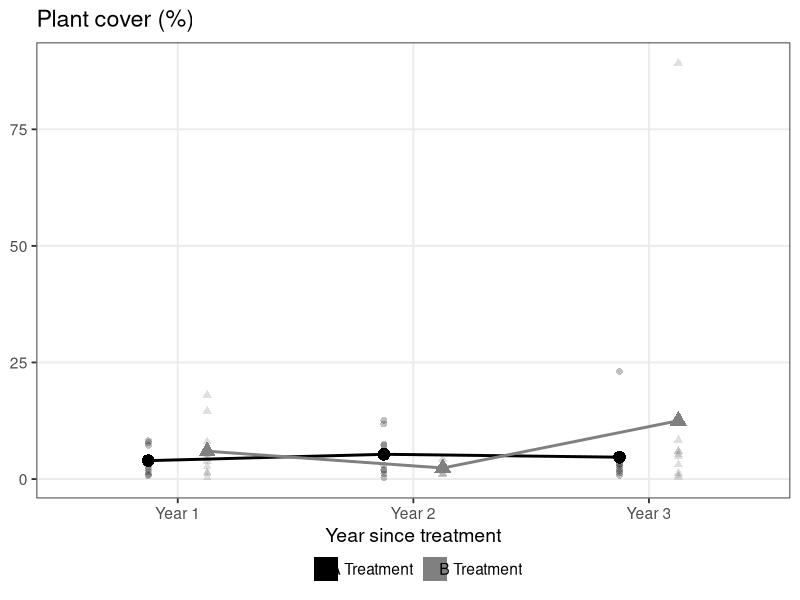
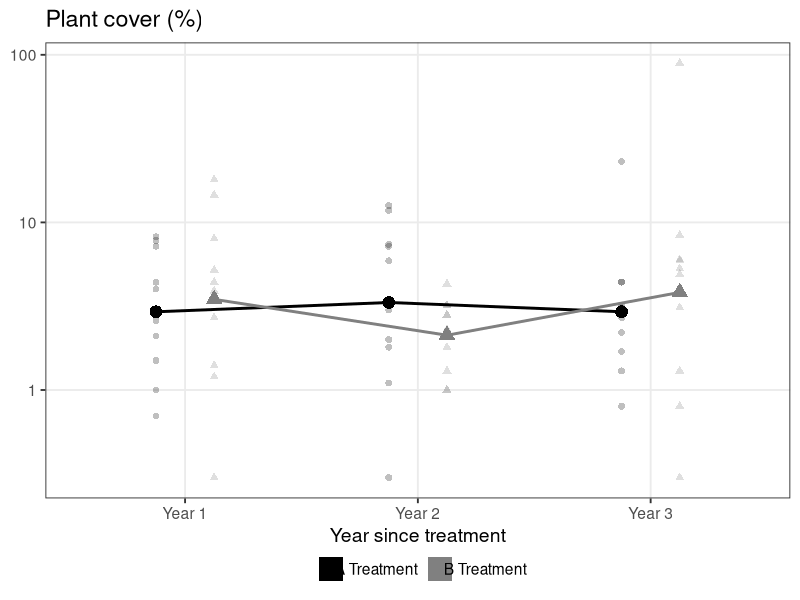
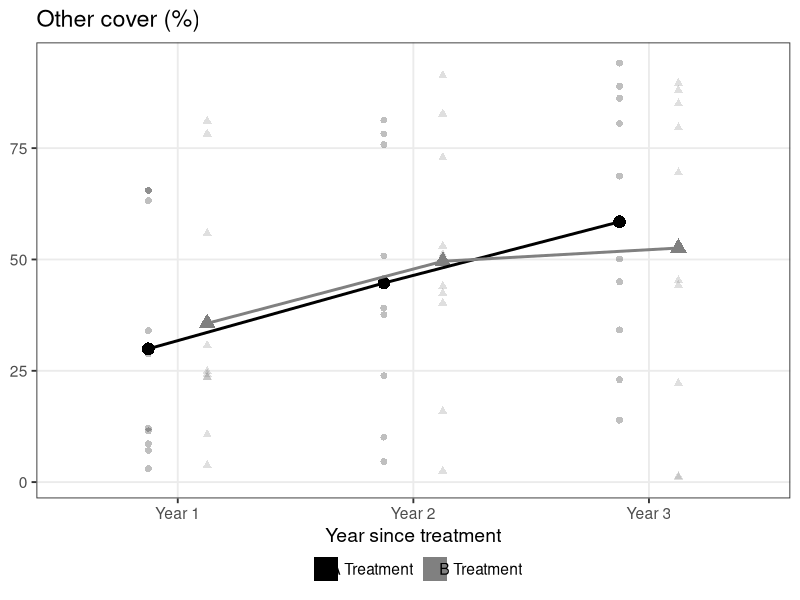
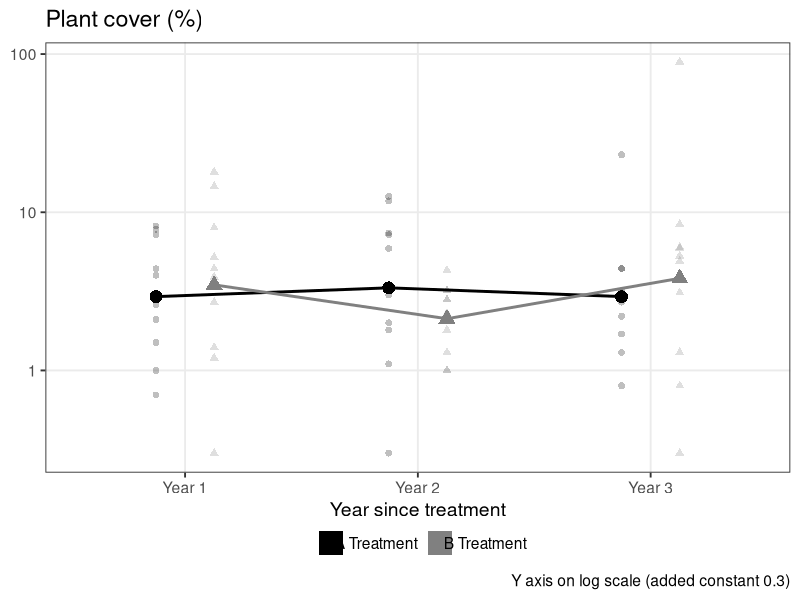
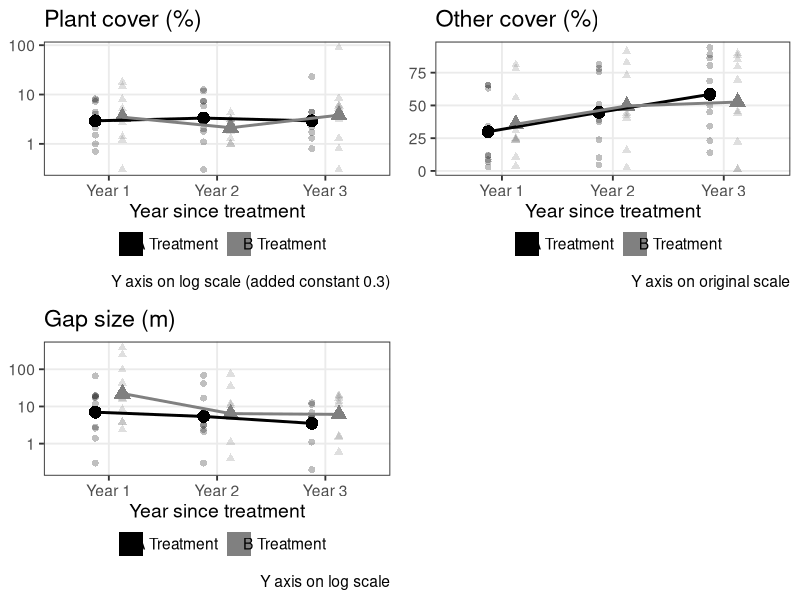

R code for these plots, in order:
library(ggplot2) # v. 3.2.1
library(purrr) # v. 0.3.2

dat = structure(list(cov_plant = c(3.7, 1.8, 7.5, 0.4, 7.9, 1.2, 0.7, 
2.3, 6.9, 4.1, 17.7, 2.4, 0.9, 14.3, 4.9, 0, 4.1, 3.6, 1.1, 7.7, 
0, 1.5, 1.7, 11.5, 0.8, 12.3, 7.1, 6.9, 5.6, 2.7, 1, 2.5, 2, 
0.7, 0.7, 2.9, 4, 2.5, 2.9, 1.5, 0.5, 22.8, 2.8, 1.4, 1, 2.9, 
2.4, 4.1, 4.1, 1.9, 2.8, 5, 5.7, 5.6, 0, 4.6, 8.1, 0.5, 88.9, 
1), cov_oth = c(11.5, 63.2, 34, 65.5, 28.8, 8.6, 7.1, 65.5, 12.1, 
3, 23.6, 3.8, 24.9, 55.9, 24.2, 78.2, 81.1, 10.7, 30.7, 23.5, 
10.1, 4.6, 45.7, 37.6, 81.3, 39.1, 50.8, 75.8, 78.2, 23.9, 53, 
51.1, 2.5, 40.2, 15.9, 91.3, 44, 72.9, 82.7, 42.4, 94.1, 23, 
86.2, 50.1, 88.9, 80.5, 34.2, 68.7, 45, 13.9, 44.2, 85, 79.6, 
1, 45.3, 69.5, 89.6, 22.2, 1.3, 88), gap = c(2.8, 11.8, 0.3, 
17.2, 18.3, 1.4, 19.6, 19.4, 2.6, 66.3, 97.1, 17, 381.5, 15.7, 
8.3, 2.4, 3.8, 3.8, 246.6, 43.2, 16.7, 6.6, 3.1, 2.4, 3.2, 4.3, 
0.3, 2.1, 41.7, 68.9, 5.1, 5.7, 0.4, 35.5, 1.1, 10.8, 5, 11.8, 
75.5, 5.4, 12.6, 5.2, 11.4, 6.8, 5.3, 1.1, 3.2, 2.9, 5.2, 0.2, 
1.5, 0.6, 7.4, 18.6, 11.7, 1.6, 13.7, 7.1, 19.9, 16.8), year = structure(c(1L, 
1L, 1L, 1L, 1L, 1L, 1L, 1L, 1L, 1L, 1L, 1L, 1L, 1L, 1L, 1L, 1L, 
1L, 1L, 1L, 2L, 2L, 2L, 2L, 2L, 2L, 2L, 2L, 2L, 2L, 2L, 2L, 2L, 
2L, 2L, 2L, 2L, 2L, 2L, 2L, 3L, 3L, 3L, 3L, 3L, 3L, 3L, 3L, 3L, 
3L, 3L, 3L, 3L, 3L, 3L, 3L, 3L, 3L, 3L, 3L), .Label = c("Year 1", 
"Year 2", "Year 3"), class = "factor"), trt = structure(c(1L, 
1L, 1L, 1L, 1L, 1L, 1L, 1L, 1L, 1L, 2L, 2L, 2L, 2L, 2L, 2L, 2L, 
2L, 2L, 2L, 1L, 1L, 1L, 1L, 1L, 1L, 1L, 1L, 1L, 1L, 2L, 2L, 2L, 
2L, 2L, 2L, 2L, 2L, 2L, 2L, 1L, 1L, 1L, 1L, 1L, 1L, 1L, 1L, 1L, 
1L, 2L, 2L, 2L, 2L, 2L, 2L, 2L, 2L, 2L, 2L), .Label = c("a", 
"b"), class = "factor")), row.names = c(NA, -60L), class = "data.frame")

head(dat)


resp_dat = structure(list(variable = structure(c(2L, 1L, 3L), .Label = c("cov_oth", 
"cov_plant", "gap"), class = "factor"), description = structure(3:1, .Label = c("Gap size", 
"Other cover", "Plant cover"), class = "factor"), units = structure(c(1L, 
1L, 2L), .Label = c("%", "m"), class = "factor"), transformation = structure(c(2L, 
1L, 2L), .Label = c("identity", "log"), class = "factor"), constant = c(0.3, 
0, 0)), class = "data.frame", row.names = c(NA, -3L))

resp_dat


plot_fun = function(data = dat, respdata = resp_dat, response) {
     
     respvar = subset(respdata, variable == response)

     ggplot(data = data, aes(x = year, 
                             y = .data[[response]] + respvar$constant,
                             shape = trt, 
                             color = trt,
                             group = trt) ) +
          geom_point(position = position_dodge(width = 0.5),
                   alpha = 0.25,
                   size = 2, show.legend = FALSE) +
          stat_summary(fun.y = mean, geom = "point",
                       position = position_dodge(width = 0.5),
                       size = 4, show.legend = FALSE) +
          stat_summary(fun.y = mean, geom = "line",
                       position = position_dodge(width = 0.5),
                       size = 1, key_glyph = "rect") +
          theme_bw(base_size = 14) +
          theme(legend.position = "bottom",
                legend.direction = "horizontal",
                legend.box.spacing = unit(0, "cm"),
                legend.text = element_text(margin = margin(l = -.2, unit = "cm") ),
                panel.grid.minor.y = element_blank() ) +
          scale_color_grey(name = "",
                           label = c("A Treatment", "B Treatment"),
                           start = 0, end = 0.5) +
          labs(x = "Year since treatment",
               title = paste0(respvar$descrip, " (", respvar$units, ")"),
               y = NULL)
}

plot_fun(response = "cov_plant")


# if( grepl("log", respvar$transformation) ) {
#           g1 + scale_y_log10()
#      } else {
#           g1
#      }
# 

plot_fun2 = function(data = dat, respdata = resp_dat, response) {
     
     respvar = subset(respdata, variable == response)

     g1 = ggplot(data = data, aes(x = year, 
                                  y = .data[[response]] + respvar$constant,
                                  shape = trt, 
                                  color = trt,
                                  group = trt) ) +
          geom_point(position = position_dodge(width = 0.5),
                     alpha = 0.25,
                     size = 2, show.legend = FALSE) +
          stat_summary(fun.y = mean, geom = "point",
                       position = position_dodge(width = 0.5),
                       size = 4, show.legend = FALSE) +
          stat_summary(fun.y = mean, geom = "line",
                       position = position_dodge(width = 0.5),
                       size = 1, key_glyph = "rect") +
          theme_bw(base_size = 14) +
          theme(legend.position = "bottom",
                legend.direction = "horizontal",
                legend.box.spacing = unit(0, "cm"),
                legend.text = element_text(margin = margin(l = -.2, unit = "cm") ),
                panel.grid.minor.y = element_blank() ) +
          scale_color_grey(name = "",
                           label = c("A Treatment", "B Treatment"),
                           start = 0, end = 0.5) +
          labs(x = "Year since treatment",
               title = paste0(respvar$descrip, " (", respvar$units, ")"),
               y = NULL)
     
     if( grepl("log", respvar$transformation) ) {
          g1 + scale_y_log10()
     } else {
          g1
     }
}

plot_fun2(response = "cov_plant")

plot_fun2(response = "cov_oth")


# caption_text = {
#           if(respvar$constant != 0 ) {
#                paste0("Y axis on log scale ",
#                       "(added constant ",
#                       respvar$constant, ")")
#         } else if(!grepl("log", respvar$transformation) ) {
#                 "Y axis on original scale"
#         } else {
#                 "Y axis on log scale"
#         }
# }
# 

plot_fun3 = function(data = dat, respdata = resp_dat, response) {
     
     respvar = subset(respdata, variable == response)

     caption_text = {
          if(respvar$constant != 0 ) {
               paste0("Y axis on log scale ", 
                      "(added constant ", 
                      respvar$constant, ")")
        } else if(!grepl("log", respvar$transformation) ) {
                "Y axis on original scale"
        } else {
                "Y axis on log scale"
        }
     }
     
     g1 = ggplot(data = data, aes(x = year, 
                                  y = .data[[response]] + respvar$constant,
                                  shape = trt, 
                                  color = trt,
                                  group = trt) ) +
          geom_point(position = position_dodge(width = 0.5),
                     alpha = 0.25,
                     size = 2, show.legend = FALSE) +
          stat_summary(fun.y = mean, geom = "point",
                       position = position_dodge(width = 0.5),
                       size = 4, show.legend = FALSE) +
          stat_summary(fun.y = mean, geom = "line",
                       position = position_dodge(width = 0.5),
                       size = 1, key_glyph = "rect") +
          theme_bw(base_size = 14) +
          theme(legend.position = "bottom",
                legend.direction = "horizontal",
                legend.box.spacing = unit(0, "cm"),
                legend.text = element_text(margin = margin(l = -.2, unit = "cm") ),
                panel.grid.minor.y = element_blank() ) +
          scale_color_grey(name = "",
                           label = c("A Treatment", "B Treatment"),
                           start = 0, end = 0.5) +
          labs(x = "Year since treatment",
               title = paste0(respvar$descrip, " (", respvar$units, ")"),
               y = NULL,
               caption = caption_text)
     
     if( grepl("log", respvar$transformation) ) {
          g1 +
               scale_y_log10()
     } else {
          g1
     }
}

plot_fun3(response = "cov_plant")


vars = names(dat)[1:3]
vars


all_plots = map(vars, ~plot_fun3(response = .x) )


cowplot::plot_grid(plotlist = all_plots)

